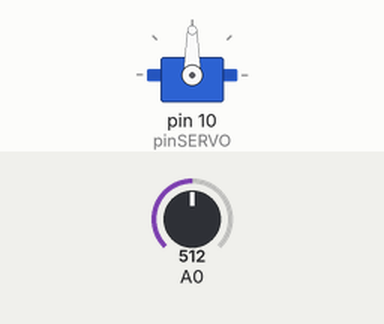
Recording of a sketch running on a simulated Arduino Uno, built with avr-gcc and run on an emulated ATmega328P. On the bench: servo. Inputs (shaded band) come from the test bench; at power-on: A0 = 512.

Above: at 2.2 s.
2.3 s: A0 set to 716
At 3.5 s:
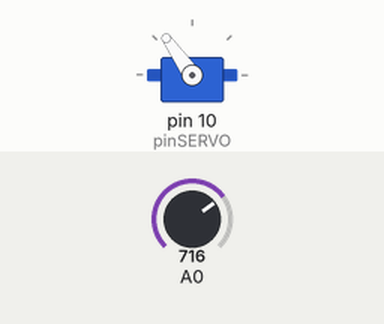
3.8 s: A0 set to 900
At 4.8 s:
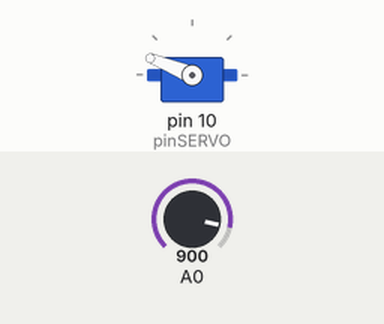
5.3 s: A0 set to 1023
At 6.0 s:
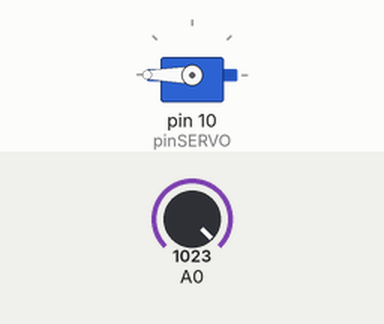
6.8 s: A0 set to 306
At 7.1 s:
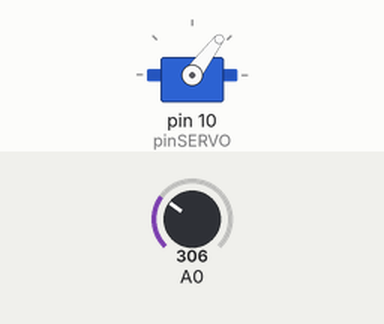
8.3 s: A0 set to 122
At 9.4 s:
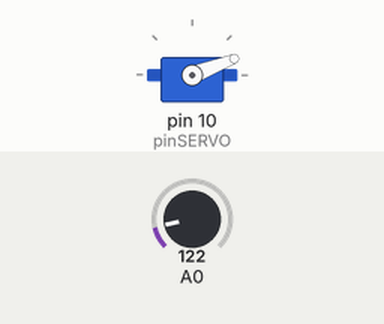
9.8 s: A0 set to 0
At 10.6 s:
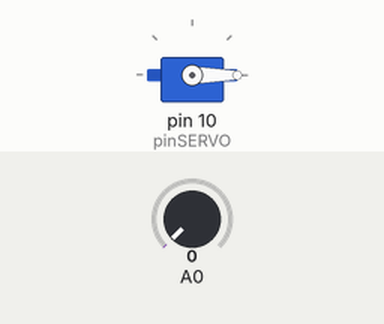
Timing chart, 0 to 12.3 s (numbered marks = the images above; inputs shaded):
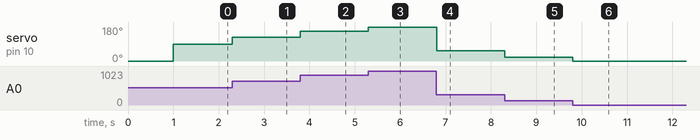

Measured:
- after the input at 2.3 s, servo on pin 10 (pinSERVO): 90° → 125° at once
- after the input at 3.8 s, servo on pin 10 (pinSERVO): 125° → 158° at once
- after the input at 5.3 s, servo on pin 10 (pinSERVO): 158° → 180° at once
- after the input at 6.8 s, servo on pin 10 (pinSERVO): 180° → 53° at once
- after the input at 8.3 s, servo on pin 10 (pinSERVO): 53° → 21° at once
- after the input at 9.8 s, servo on pin 10 (pinSERVO): 21° → 0° at once

The sketch:

13_SERVO_VR.ino
```cpp
#include <Servo.h>

const int pinSERVO = 10;
Servo servo;

void setup() {
  // put your setup code here, to run once:
  Serial.begin(115200);
  servo.attach(pinSERVO);
  servo.write(0);
  delay(1000);
}

void loop() {
  // put your main code here, to run repeatedly:
  int aVal = analogRead(A0);   // 0~1023
  servo.write(map(aVal,0,1023,0,180));
}
```
